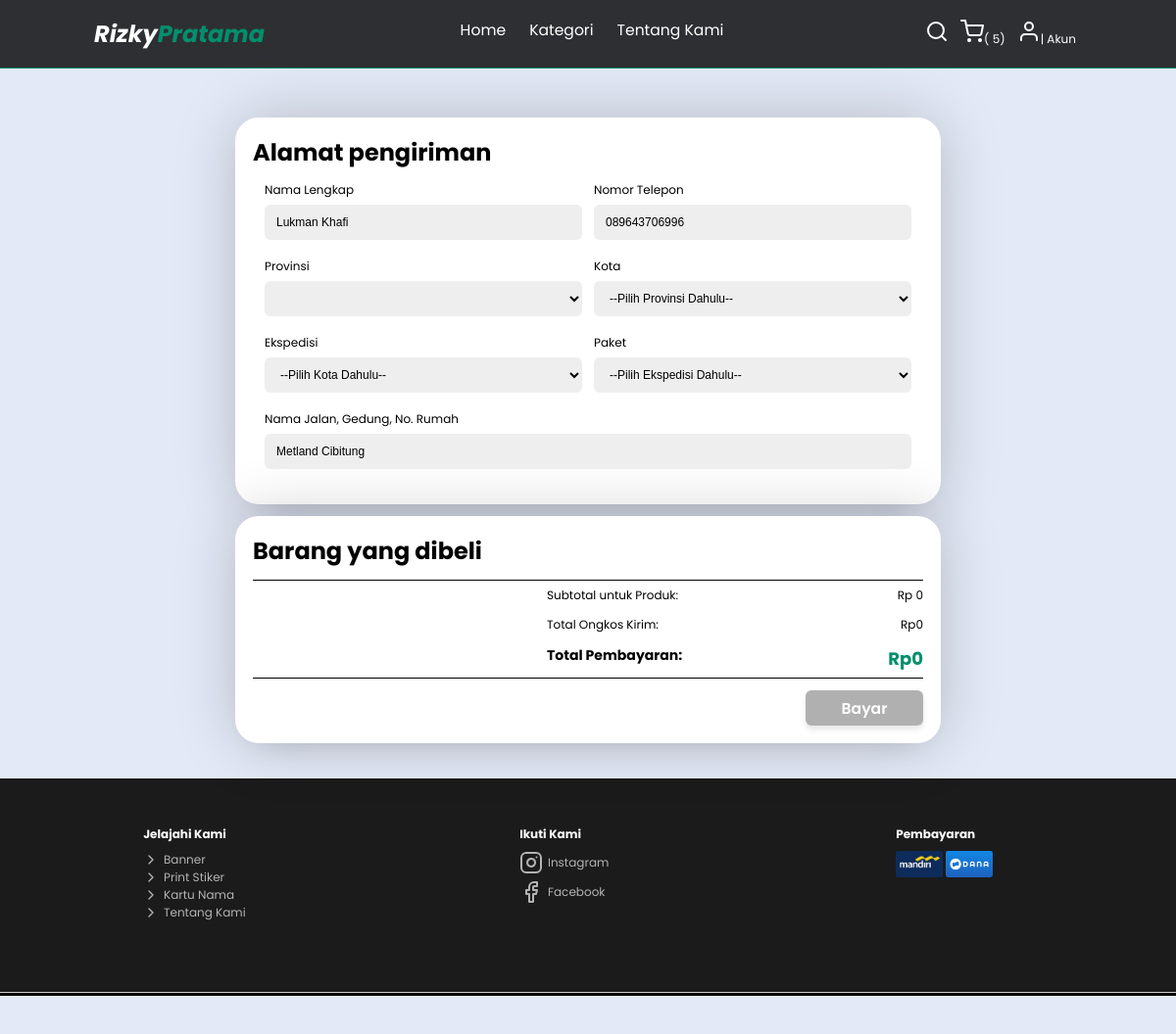
The app's page /checkout.php (signed in) with its own data.
### tables this page shows
CREATE TABLE `user` (
  `id` int(11) NOT NULL,
  `email` varchar(50) NOT NULL,
  `foto_profil` varchar(255) NOT NULL,
  `username` varchar(25) NOT NULL,
  `nama` varchar(50) NOT NULL,
  `phone` varchar(13) NOT NULL,
  `password` varchar(60) NOT NULL,
  `alamat` varchar(100) NOT NULL
);

### checkout.php (the view, shortened to what this page needs)
<?php
include("php/config.php");
$loggedIn = isset($_SESSION['id_user']);
$id_user = $_SESSION['id_user'];
$query_count = mysqli_query($con, "SELECT COUNT(*) as total FROM keranjang WHERE id_user = '$id_user'");
$row = mysqli_fetch_assoc($query_count);
$total_items = $row['total'];
$query = mysqli_query($con, "SELECT * FROM user WHERE id=$id_user");
$res_username = $res_namaLengkap = $res_email = $res_phone = $res_alamat = "Data tidak tersedia";
if ($result = mysqli_fetch_assoc($query)) {
  $res_namaLengkap = $result['nama'];
  $res_phone = $result['phone'];
  $res_alamat = $result['alamat'];
}
?>
<!DOCTYPE html>
<html lang="en">
<head>
</head>
<body>
  <nav class="navbar">
    <a href="#" class="navbar-logo">Rizky<span>Pratama</span></a>
    <div class="navbar-nav">
      <a href="index.php">Home</a>
      <div class="dropdown">
        <a href="kategori/katalog.php" class="kategori-nav">Kategori</a>
      </div>
      <a href="tentang-kami.php">Tentang Kami</a>
    </div>
    <div class="navbar-extra">
      <a href="#" id="search-button"><i data-feather="search"></i></a>
      <a href="keranjang.php" id="shopping-cart-button"><i data-feather="shopping-cart"></i>(
        <?= $total_items ?>)
      </a>
      <a href="<?php echo $loggedIn ? 'akun/akun.php' : 'login.php'; ?>" id="user-button">
        <i data-feather="user"></i>|
        <?php echo $loggedIn ? 'Akun' : 'Login'; ?>
      </a>
    </div>
  </nav>
  <section class="checkout" id="checkout">
    <div class="checkout-container">
      <div class="alamat-container">
        <div class="alamat">
          <h1>Alamat pengiriman</h1>
          <form id="alamat-form" action="" method="post">
            <div class="form-alamat">
              <div class="inputBox">
                <span>Nama Lengkap</span>
                <input type="text" value="<?php echo htmlspecialchars($res_namaLengkap); ?>" name="nama"
                  placeholder="Lengkapi profil akun anda!!!" required readonly />
              </div>
              <div class="inputBox">
                <span>Nomor Telepon</span>
                <input type="text" value="<?php echo htmlspecialchars($res_phone); ?>" name="phone"
                  placeholder="Lengkapi profil akun anda!!!" readonly />
              </div>
              <div class="inputBox">
                <span>Provinsi</span>
                <select class="form-control" name="nama_provinsi"></select>
              </div>
              <div class="inputBox">
                <span>Kota</span>
                <select class="form-control" name="nama_distrik" id="">
                  <option value=''>--Pilih Provinsi Dahulu--</option>
                </select>
              </div>
              <div class="inputBox">
                <span>Ekspedisi</span>
                <select class="form-control" name="nama_ekspedisi" id="">
                  <option value=''>--Pilih Kota Dahulu--</option>
                </select>
              </div>
              <div class="inputBox">
                <span>Paket</span>
                <select class="form-control" name="nama_paket" id="">
                  <option value=''>--Pilih Ekspedisi Dahulu--</option>
                </select>
              </div>
              <div class="inputBox">
                <span>Nama Jalan, Gedung, No. Rumah</span>
                <input type="text" value="<?php echo htmlspecialchars($res_alamat); ?>" name="alamat"
                  placeholder="Lengkapi profil akun anda!!!" readonly />
              </div>
            </div>
          </form>
        </div>
      </div>
      <div class="pesanan-container">
        <h1>Barang yang dibeli</h1>
        <?php
        include("php/config.php");
        $id_produk = isset($_GET['id']) ? $_GET['id'] : 0;
        if ($id_produk) {
          $product_query = mysqli_query($con, "SELECT * FROM produk WHERE id = '$id_produk'") or die(mysqli_error($con));
          if ($product = mysqli_fetch_assoc($product_query)) {
            $sub_total = $product['harga'];
            $grand_total = $sub_total;
            ?>
            <div class="barang-bayar">
              <div class="barang-item">
                <div class="gambar">
                  <img src="admin/asset/img/produk/<?= $product['gambar'] ?>" alt="Pesanan" />
                </div>
                <div class="barang-title">
                  <h3>
                    <?= $product['nama'] ?>
                  </h3>
                  <p>Rp
                    <?= number_format($product['harga']) ?>
                  </p>
                  <div class="total-harga">
                    <p>x1</p>
                    <h4>Rp
                      <?= number_format($sub_total); ?>
                    </h4>
                  </div>
                </div>
              </div>
            </div>
            <?php
          } else {
            echo "<p>Produk tidak ditemukan.</p>";
          }
        } else {
          $grand_total = 0;
              ?>
              <?php
        }
        ?>
        <div class="subtotal" action="" method="post">
          <div class="content">
            <div class="detail">
              <p>Subtotal untuk Produk:</p>
              <p>Total Ongkos Kirim:</p>
              <h3>Total Pembayaran:</h3>
            </div>
            <div class="price">
              <p>Rp
                <?= number_format($grand_total); ?>
              </p>
              <p name="total-ongkir">Rp0</p>
              <h3 class="total" name="final-total">Rp0</h3>
            </div>
          </div>
          <a href="#" class="bayar" id="bayar"><button class="btn-bayar" id="btn-bayar" disabled>Bayar</button></a>
        </div>
      </div>
    </div>
  </section>
  <footer>
    <div class="footer" id="footer">
      <div class="footer-content">
        <div class="jelajah">
          <h4>Jelajahi Kami</h4>
          <div class="tentang">
            <a href="kategori/banner.php"><i data-feather="chevron-right" width="16" height="16"></i> Banner</a>
            <a href="kategori/stiker.php"><i data-feather="chevron-right" width="16" height="16"></i> Print Stiker</a>
            <a href="kategori/kartunama.php"><i data-feather="chevron-right" width="16" height="16"></i> Kartu Nama</a>
            <a href="tentang-kami.php"><i data-feather="chevron-right" width="16" height="16"></i> Tentang Kami</a>
          </div>
        </div>
        <div class="social-media">
          <h4>Ikuti Kami</h4>
          <div class="ig"><a href="https://www.instagram.com/gadgetarn?igsh=N3p3ZzJhcGlkNndm"><i
                data-feather="instagram"></i> Instagram</a></div>
          <div class="fb"><a href="https://www.facebook.com/profile.php?id=61563441818623&mibextid=ZbWKwL"><i
                data-feather="facebook"></i> Facebook</a></div>
        </div>
        <div class="pembayaran">
          <h4>Pembayaran</h4>
          <img src="asset/img/pembayaran/Mandiri.jpeg" alt="Mandiri" class="mandiri">
          <img src="asset/img/pembayaran/Dana.jpeg" alt="Dana" class="dana">
        </div>
      </div>
    </div>
    <div class="credit">
      <p><a href="">Lurida<span>Innovations</span></a> | &copy; 2024.</p>
    </div>
  </footer>
</body>
</html>

### records on screen
user: nama "Lukman Khafi", phone "089643706996", alamat "Metland Cibitung"

### other values on screen
$total_items "5"
$grand_total "0"
